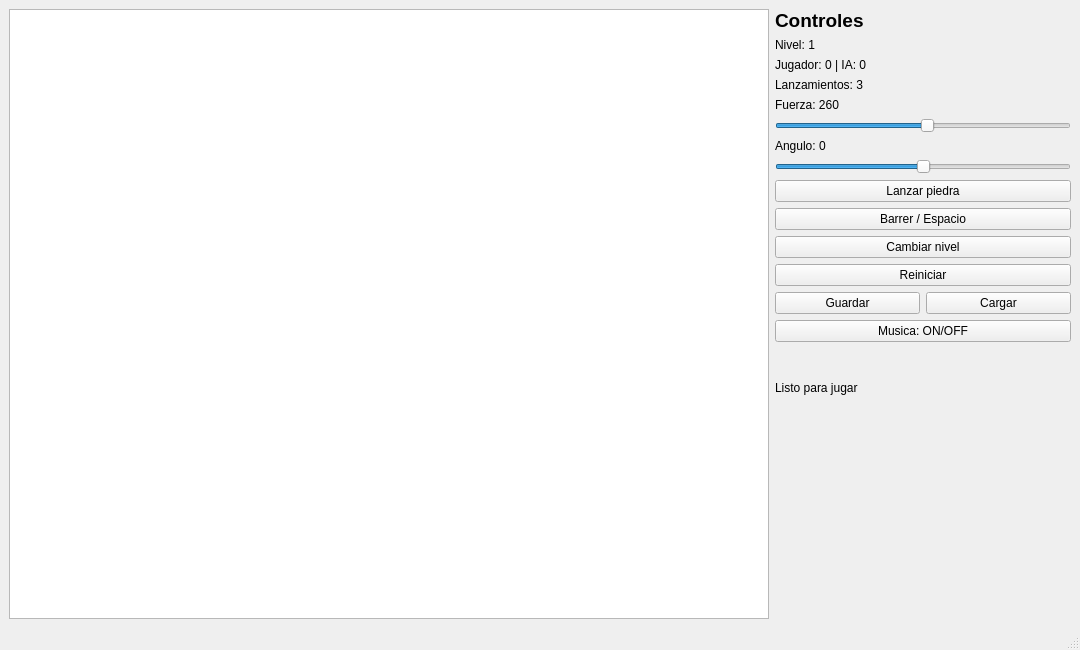
<?xml version="1.0" encoding="UTF-8"?>
<ui version="4.0">
 <class>MainWindow</class>
 <widget class="QMainWindow" name="MainWindow">
  <property name="geometry">
   <rect>
    <x>0</x>
    <y>0</y>
    <width>1080</width>
    <height>650</height>
   </rect>
  </property>
  <property name="windowTitle">
   <string>Mundo de Chilly Willy - Fuerza y Angulo</string>
  </property>
  <widget class="QWidget" name="centralwidget">
   <layout class="QHBoxLayout" name="horizontalLayout">
    <item>
     <widget class="QGraphicsView" name="graphicsView">
      <property name="minimumSize">
       <size>
        <width>760</width>
        <height>520</height>
       </size>
      </property>
     </widget>
    </item>
    <item>
     <layout class="QVBoxLayout" name="panelControles">
      <item>
       <widget class="QLabel" name="labelTitulo">
        <property name="font">
         <font>
          <pointsize>14</pointsize>
          <bold>true</bold>
         </font>
        </property>
        <property name="text">
         <string>Controles</string>
        </property>
       </widget>
      </item>
      <item>
       <widget class="QLabel" name="labelNivel">
        <property name="text">
         <string>Nivel: 1</string>
        </property>
       </widget>
      </item>
      <item>
       <widget class="QLabel" name="labelPuntuacion">
        <property name="text">
         <string>Jugador: 0 | IA: 0</string>
        </property>
       </widget>
      </item>
      <item>
       <widget class="QLabel" name="labelLanzamientos">
        <property name="text">
         <string>Lanzamientos: 3</string>
        </property>
       </widget>
      </item>
      <item>
       <widget class="QLabel" name="labelFuerza">
        <property name="text">
         <string>Fuerza: 260</string>
        </property>
       </widget>
      </item>
      <item>
       <widget class="QSlider" name="sliderFuerza">
        <property name="minimum">
         <number>80</number>
        </property>
        <property name="maximum">
         <number>430</number>
        </property>
        <property name="value">
         <number>260</number>
        </property>
        <property name="orientation">
         <enum>Qt::Horizontal</enum>
        </property>
       </widget>
      </item>
      <item>
       <widget class="QLabel" name="labelAngulo">
        <property name="text">
         <string>Angulo: 0</string>
        </property>
       </widget>
      </item>
      <item>
       <widget class="QSlider" name="sliderAngulo">
        <property name="minimum">
         <number>-35</number>
        </property>
        <property name="maximum">
         <number>35</number>
        </property>
        <property name="value">
         <number>0</number>
        </property>
        <property name="orientation">
         <enum>Qt::Horizontal</enum>
        </property>
       </widget>
      </item>
      <item>
       <widget class="QPushButton" name="botonLanzar">
        <property name="text">
         <string>Lanzar piedra</string>
        </property>
       </widget>
      </item>
      <item>
       <widget class="QPushButton" name="botonBarrer">
        <property name="text">
         <string>Barrer / Espacio</string>
        </property>
       </widget>
      </item>
      <item>
       <widget class="QPushButton" name="botonCambiarNivel">
        <property name="text">
         <string>Cambiar nivel</string>
        </property>
       </widget>
      </item>
      <item>
       <widget class="QPushButton" name="botonReiniciar">
        <property name="text">
         <string>Reiniciar</string>
        </property>
       </widget>
      </item>
      <item>
       <layout class="QHBoxLayout" name="layoutGuardar">
        <item>
         <widget class="QPushButton" name="botonGuardar">
          <property name="text">
           <string>Guardar</string>
          </property>
         </widget>
        </item>
        <item>
         <widget class="QPushButton" name="botonCargar">
          <property name="text">
           <string>Cargar</string>
          </property>
         </widget>
        </item>
       </layout>
      </item>
      <item>
       <widget class="QPushButton" name="botonMusica">
        <property name="text">
         <string>Musica: ON/OFF</string>
        </property>
       </widget>
      </item>
      <item>
       <widget class="QLabel" name="labelEstado">
        <property name="minimumSize">
         <size>
          <width>250</width>
          <height>80</height>
         </size>
        </property>
        <property name="wordWrap">
         <bool>true</bool>
        </property>
        <property name="text">
         <string>Listo para jugar</string>
        </property>
       </widget>
      </item>
      <item>
       <spacer name="verticalSpacer">
        <property name="orientation">
         <enum>Qt::Vertical</enum>
        </property>
        <property name="sizeHint" stdset="0">
         <size>
          <width>20</width>
          <height>40</height>
         </size>
        </property>
       </spacer>
      </item>
     </layout>
    </item>
   </layout>
  </widget>
  <widget class="QMenuBar" name="menubar">
   <property name="geometry">
    <rect>
     <x>0</x>
     <y>0</y>
     <width>1080</width>
     <height>22</height>
    </rect>
   </property>
  </widget>
  <widget class="QStatusBar" name="statusbar"/>
 </widget>
 <resources/>
 <connections/>
</ui>
